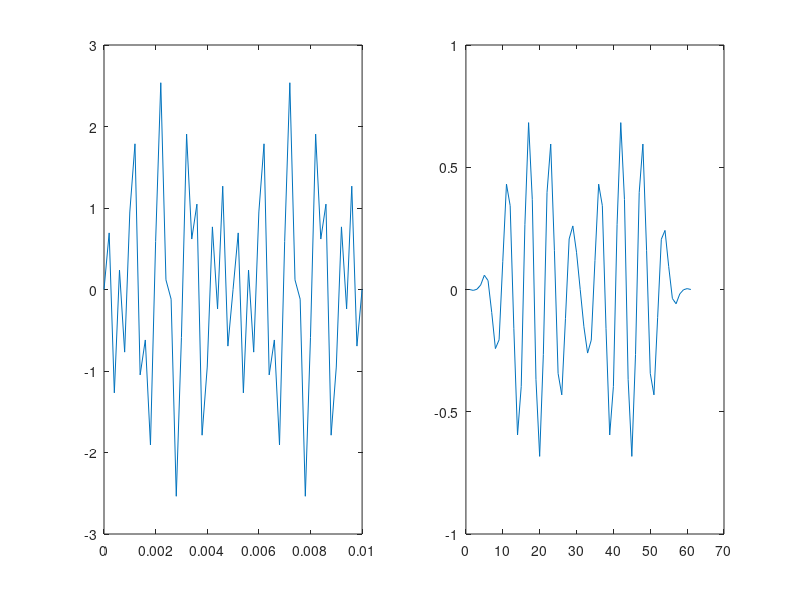

Write MATLAB code to recreate this figure.
Fs=5000;
Ts=1/Fs;
L=50;
t=(0:L)*Ts;
 
y1=sin(2*pi*2000*t);
y2=sin(2*pi*1000*t);
y3=sin(2*pi*4200*t);
y4=y1+y2+y3;
 
%subplot(4,2,1)
%plot(t,y1);
%subplot(4,2,3)
%plot(t,y2);
%subplot(4,2,5)
%plot(t,y3);
%subplot(4,2,7)
%plot(t,y4);
 
nfft=length(y1);
nfft2=2^nextpow2(nfft);
 
ff1=fft(y1,nfft2);
ff2=fft(y2,nfft2);
ff3=fft(y3,nfft2);
ff4=fft(y4,nfft2);
 
%subplot(4,2,2)
%plot(abs(ff1));
%subplot(4,2,4)
%plot(abs(ff2));
%subplot(4,2,6)
%plot(abs(ff3));
%subplot(4,2,8)
%plot(abs(ff4));
 
cutoff=3000/Fs/2;
order=10;
h=fir1(order,cutoff);
con=conv(y4,h);
 
subplot(1,2,1)
plot(t,y4);
subplot(1,2,2)
plot(con);